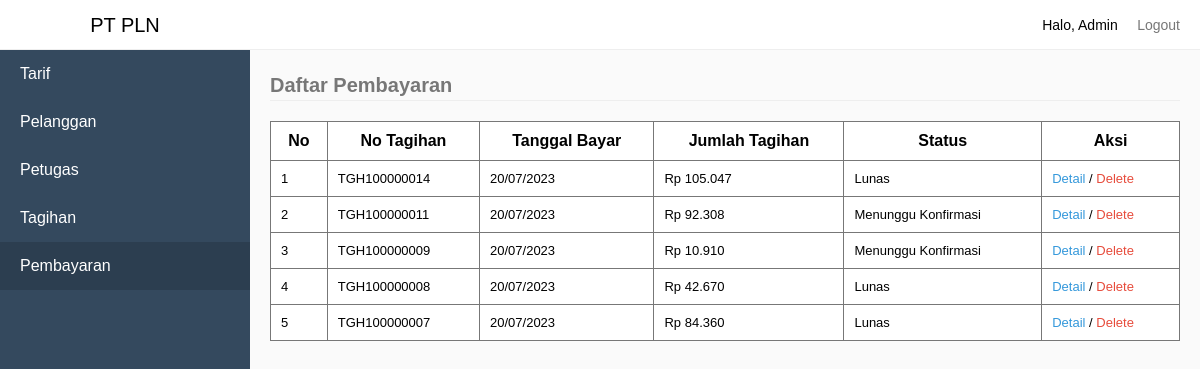
The page /index.php?pages=pembayaran (signed in) on the database its author committed.
### tables this page shows
CREATE TABLE `tb_pembayaran` (
  `KodePembayaran` int(11) NOT NULL,
  `KodeTagihan` int(11) NOT NULL,
  `TglBayar` date NOT NULL,
  `JumlahTagihan` double(10,0) NOT NULL,
  `BuktiPembayaran` varchar(255) NOT NULL,
  `Status` varchar(10) NOT NULL
);

CREATE TABLE `tb_tagihan` (
  `KodeTagihan` int(11) NOT NULL,
  `NoTagihan` varchar(100) NOT NULL,
  `NoPelanggan` varchar(100) NOT NULL,
  `TahunTagih` int(20) NOT NULL,
  `BulanTagih` varchar(20) NOT NULL,
  `JumlahPemakaian` varchar(100) NOT NULL,
  `TotalBayar` double(10,0) NOT NULL,
  `Status` varchar(10) NOT NULL
);

### sources/pembayaran.php (the view, shortened to what this page needs)
<?php
	require_once "sources/maintemplate/header.php";
	if($data['Level'] == "Pelanggan") {
		$Username = $data['Username'];
		$selectTarif = mysqli_query($connect, "SELECT * FROM tb_pembayaran INNER JOIN tb_tagihan USING(KodeTagihan) WHERE NoPelanggan = '$Username' ORDER BY KodePembayaran DESC");
	} else {
		$selectTarif = mysqli_query($connect, "SELECT * FROM tb_pembayaran INNER JOIN tb_tagihan USING(KodeTagihan) ORDER BY KodePembayaran DESC");
	}
?>
<legend>Daftar Pembayaran</legend>
<?php
	if(mysqli_num_rows($selectTarif) > 0) {
?>
<table style="border-collapse: collapse;" border="1">
	<tr>
		<th>No</th>
		<th>No Tagihan</th>
		<th>Tanggal Bayar</th>
		<th>Jumlah Tagihan</th>
		<th>Status</th>
		<th>Aksi</th>
	</tr>
	<?php
		$No = 1;
		while($pmb = mysqli_fetch_assoc($selectTarif)) {
			$msg = "Apakah anda yakin ingin menghapus Pembayaran dengan No Tagihan ".$pmb['NoTagihan'];
	?>
	<tr>
		<td><?php echo $No; ?></td>
		<td><?php echo $pmb['NoTagihan']; ?></td>
		<td><?php echo date('d/m/Y', strtotime($pmb['TglBayar'])); ?></td>
		<td><?php echo "Rp ".number_format($pmb['JumlahTagihan'], 0, '', '.'); ?></td>
		<td>
			<?php
				if($pmb['Status'] == 0) {
					echo "Menunggu Pembayaran";
				} else if($pmb['Status'] == 1) {
					echo "Menunggu Konfirmasi";
				} else {
					echo "Lunas";
				}
			?>
		</td>
		<td>
			<?php
				if($data['Level'] == "Pelanggan") {
			?>
				<?php
					if($pmb['NoPelanggan'] == $data['Username']) {
				?>
				<a href="index.php?pages=detailpembayaran&KodePembayaran=<?php echo $pmb['KodePembayaran']; ?>">Detail</a>
				<?php
					}
				?>
			<?php
				} else {
			?>
			<a href="index.php?pages=detailpembayaran&KodePembayaran=<?php echo $pmb['KodePembayaran']; ?>">Detail</a> /
			 <a href="index.php?process=deletepembayaran&KodePembayaran=<?php echo $pmb['KodePembayaran']; ?>" onclick="return deleteAlert('<?php echo $msg; ?>')">Delete</a>
			<?php
				}
			?>
		</td>
	</tr>
	<?php
			$No++;
		}
	?>
</table>
<?php
	} else {
		echo "<div style='text-align:center;'>Data Pembayaran Tidak ada</div>";
	}
	require_once "sources/maintemplate/footer.php";

### sources/maintemplate/header.php (shortened to what this page needs)
<!DOCTYPE html>
<html>
<head>
	<link rel="stylesheet" type="text/css" href="assets/style.css">
</head>
<body>
	<div class="navbar">
		<div class="pull-right">
			<li class="loggedAs">Halo, <?php echo $data['NamaLengkap']; ?></li>
			<li><a href="index.php?process=logout">Logout</a></li>
		</div>
	</div>
	<div class="sidebar">
		<li class="brand">
			<?php
				if($data['Level'] == "Pelanggan") {
					echo '<a href="index.php?pages=home-pelanggan">PT PLN</a>';
				} else if($data['Level'] == "Petugas") {
					echo '<a href="index.php?pages=home-petugas">PT PLN</a>';
				} else {
					echo '<a href="index.php?pages=home-admin">PT PLN</a>';
				}
			?>
		</li>
		<?php
			if($data['Level'] == "Pelanggan" || $data['Level'] == "Petugas") {
		?>
		<li><a href="index.php?pages=tagihan" <?php echo $_GET['pages'] == "tagihan" ? 'class="active"': ''; ?>>Tagihan</a></li>
		<li><a href="index.php?pages=pembayaran" <?php echo $_GET['pages'] == "pembayaran" ? 'class="active"': ''; ?>>Pembayaran</a></li>
		<?php
			} else {
		?>
		<li><a href="index.php?pages=tarif" <?php echo $_GET['pages'] == "tarif" ? 'class="active"': ''; ?>>Tarif</a></li>
		<li><a href="index.php?pages=pelanggan" <?php echo $_GET['pages'] == "pelanggan" ? 'class="active"': ''; ?>>Pelanggan</a></li>
		<li><a href="index.php?pages=petugas" <?php echo $_GET['pages'] == "petugas" ? 'class="active"': ''; ?>>Petugas</a></li>
		<li><a href="index.php?pages=tagihan" <?php echo $_GET['pages'] == "tagihan" ? 'class="active"': ''; ?>>Tagihan</a></li>
		<li><a href="index.php?pages=pembayaran" <?php echo $_GET['pages'] == "pembayaran" ? 'class="active"': ''; ?>>Pembayaran</a></li>
		<?php
			}
		?>
	</div>
	<div class="content">

### assets/style.css (style rules this page uses)
* { padding:0; margin:0; box-sizing: border-box; font-family: sans-serif; }
legend { border-bottom: 1px solid #eee; line-height: 30px; margin-bottom: 20px; font-size: 20px; font-weight: bold; color: #777; }
body { background-color: #fafafa; }
li { list-style: none; }
table { border-collapse: collapse; border: 1px solid #777; width:100%; background-color: #fff; margin-bottom: 20px; }
table td { font-size: 13px; }
table tr > td:last-child a { text-decoration: none; }
table tr > td:last-child a:last-child { color: #E74C3C; }
table tr > td:last-child a:first-child { color: #3498DB; }
table td, th { border: 1px solid #777; padding: 10px; }
.navbar { height: 50px; background-color: #fff; border-bottom: 1px solid #eee; line-height: 50px; padding:0 20px; position: fixed; width:100%; top:0; z-index: 1; }
.navbar li { display: inline-block; }
.navbar .loggedAs { font-size: 14px; display: inline-block; }
.navbar li > a { padding-left:15px; text-decoration: none; color: #777; font-size: 14px; }
.pull-right { float:right; }
.sidebar { background-color: #34495E; width:250px; height:100%; position: fixed; top:0; left:0; z-index:2; }
.sidebar .brand { height:50px; background-color: #fff; border-bottom: 1px solid #eee; line-height: 20px; text-align: center; font-size: 20px; }
.sidebar .brand a { padding: 15px 20px; display: block; color: #000; text-decoration: none; }
.sidebar li:not(.brand) > a { padding: 15px 20px; display: block; color: #fff; text-decoration: none; }
.sidebar li:not(.brand) > a:hover, .sidebar li:not(.brand) > a.active { padding: 15px 20px; display: block; color: #fff; text-decoration: none; background-color: #2C3E50; }
div.content { margin-left:270px; margin-top: 70px; margin-right:20px; }

### rows shown on the page
tb_pembayaran: KodeTagihan.NoTagihan "TGH100000014", TglBayar "20/07/2023", JumlahTagihan "105.047", shows "Lunas"
tb_pembayaran: KodeTagihan.NoTagihan "TGH100000011", TglBayar "20/07/2023", JumlahTagihan "92.308", shows "Menunggu Konfirmasi"
tb_pembayaran: KodeTagihan.NoTagihan "TGH100000009", TglBayar "20/07/2023", JumlahTagihan "10.910", shows "Menunggu Konfirmasi"
tb_pembayaran: KodeTagihan.NoTagihan "TGH100000008", TglBayar "20/07/2023", JumlahTagihan "42.670", shows "Lunas"
tb_pembayaran: KodeTagihan.NoTagihan "TGH100000007", TglBayar "20/07/2023", JumlahTagihan "84.360", shows "Lunas"

### other values the page prints
$data['NamaLengkap'] "Admin"
